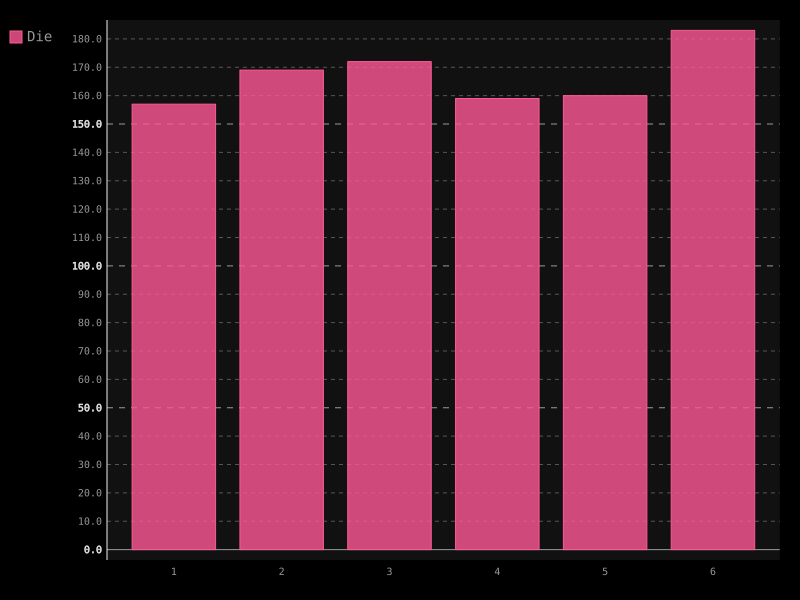

Here is the Python script that generated this plot:
# simulation of rolling a dice for 1000 times


from random import randint
import pygal


class Die():

    def __init__(self, num=6):
        self.num = num

    def roll(self):
        return randint(1, self.num)


die = Die()
results = []
for i in range(1000):
    result = die.roll()
    results.append(result)

frequencies = []
for face in range(1, die.num + 1):
    frequency = results.count(face)
    frequencies.append(frequency)

hist = pygal.Bar()
hist.x_labels = ['1', '2', '3', '4', '5', '6']
hist.add('Die', frequencies)
hist.render_to_file('die_visual.svg')
